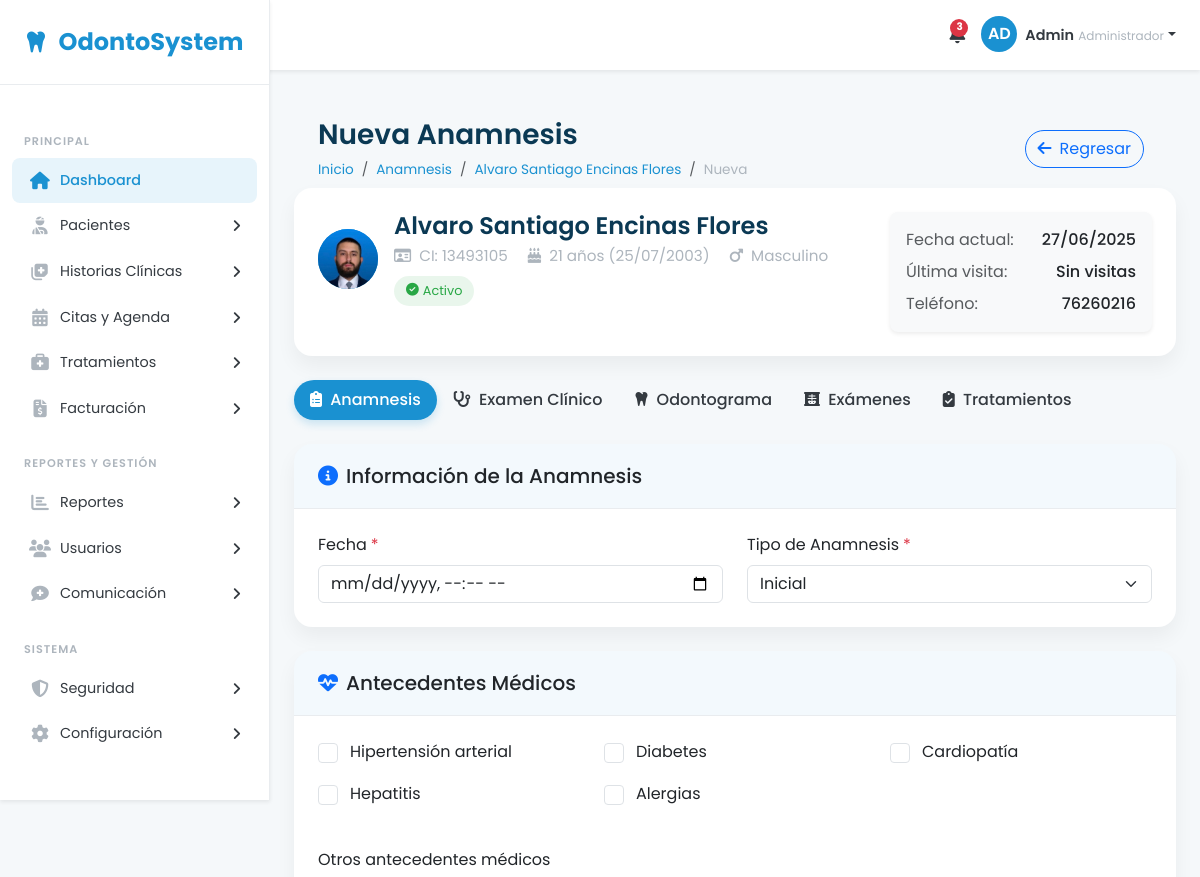
Page /historias-clinicas/anamnesis/paciente/2/nueva/ (signed in, upper part) on the earlier database version.
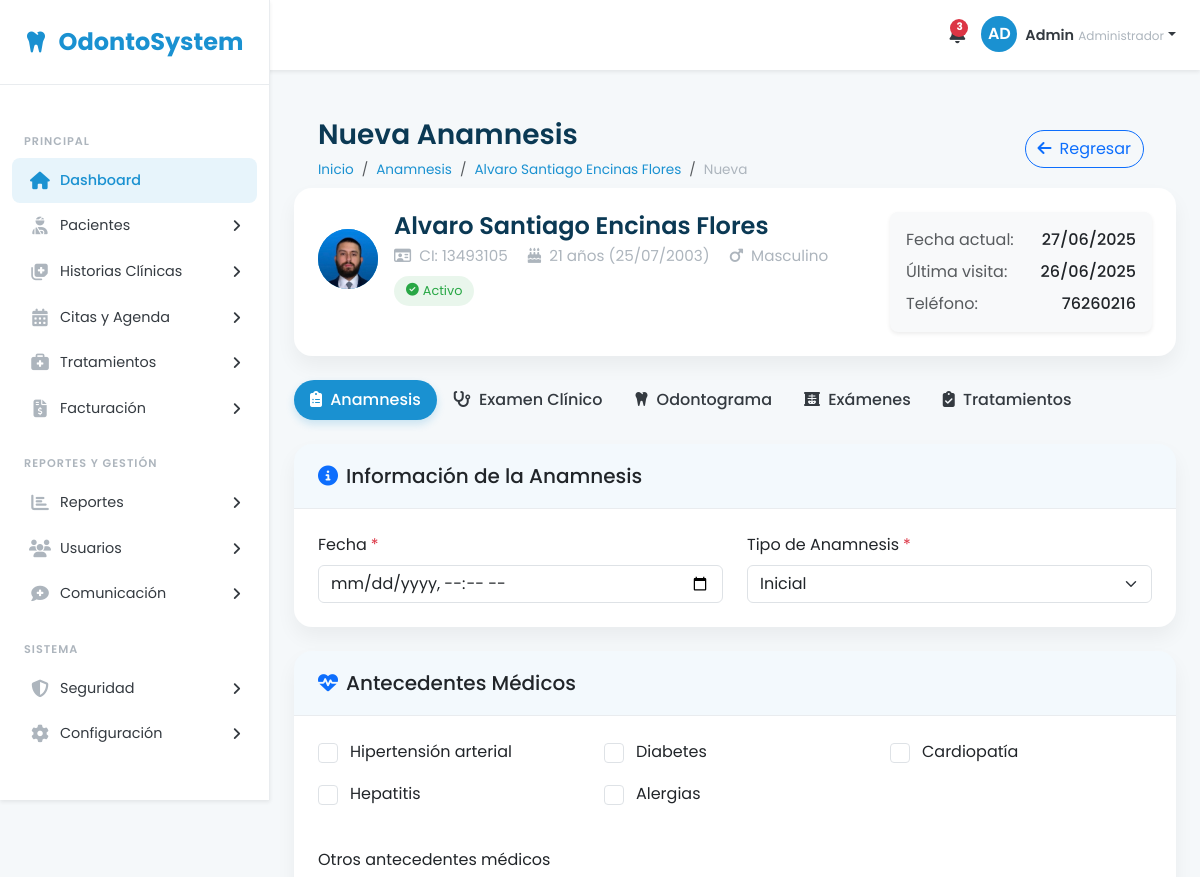
Same page on the later database version.
### apps/pacientes/models.py (models this page shows, shortened)
class Paciente(models.Model):
    GENERO_CHOICES = [
        ('masculino', 'Masculino'),
        ('femenino', 'Femenino'),
        ('otro', 'Otro'),
    ]
    ESTADO_CHOICES = [
        ('activo', 'Activo'),
        ('inactivo', 'Inactivo'),
        ('tratamiento', 'En Tratamiento'),
        ('moroso', 'Moroso'),
    ]
    PARENTESCO_CHOICES = [
        ('padre', 'Padre'),
        ('madre', 'Madre'),
        ('hermano', 'Hermano/a'),
        ('hijo', 'Hijo/a'),
        ('pareja', 'Cónyuge/Pareja'),
        ('amigo', 'Amigo/a'),
        ('otro', 'Otro'),
    ]
    GRUPO_SANGUINEO_CHOICES = [
        ('A+', 'A+'),
        ('A-', 'A-'),
        ('B+', 'B+'),
        ('B-', 'B-'),
        ('AB+', 'AB+'),
        ('AB-', 'AB-'),
        ('O+', 'O+'),
        ('O-', 'O-'),
        ('desconocido', 'Desconocido'),
    ]
    COMO_LOCALIZO_CHOICES = [
        ('referencia', 'Me envió alguien'),
        ('redes_sociales', 'Redes Sociales'),
        ('publicidad', 'Publicidad/Anuncios'),
        ('internet', 'Búsqueda en Internet'),
        ('pasaba_por_aqui', 'Pasaba por aquí'),
        ('recomendacion', 'Recomendación profesional'),
        ('otro', 'Otro'),
    ]
    nombres = models.CharField(max_length=100)
    apellidos = models.CharField(max_length=100)
    ci = models.CharField(max_length=20, unique=True, verbose_name="Cédula de Identidad")
    fecha_nacimiento = models.DateField()
    genero = models.CharField(max_length=20, choices=GENERO_CHOICES)
    foto = models.ImageField(upload_to=patient_photo_path, blank=True, null=True)
    telefono = models.CharField(max_length=20)
    email = models.EmailField(blank=True, null=True)
    direccion = models.TextField()
    ciudad = models.CharField(max_length=100)
    departamento = models.CharField(max_length=100)
    pais = models.CharField(max_length=100, default='Bolivia')
    emergencia_nombre = models.CharField(max_length=200)
    emergencia_telefono = models.CharField(max_length=20)
    emergencia_parentesco = models.CharField(max_length=20, choices=PARENTESCO_CHOICES)
    grupo_sanguineo = models.CharField(max_length=20, choices=GRUPO_SANGUINEO_CHOICES, blank=True, null=True)
    medicamentos = models.TextField(blank=True, null=True)
    alergias = models.TextField(blank=True, null=True)
    enfermedades_cronicas = models.TextField(blank=True, null=True)
    tiene_seguro = models.BooleanField(default=False)
    seguro_compania = models.CharField(max_length=100, blank=True, null=True)
    seguro_poliza = models.CharField(max_length=100, blank=True, null=True)
    seguro_cobertura = models.TextField(blank=True, null=True)
    observaciones = models.TextField(blank=True, null=True)
    ocupacion = models.CharField(max_length=100, blank=True, null=True, verbose_name="Ocupación")
    vacuna_covid = models.BooleanField(default=False, verbose_name="Vacuna contra COVID-19")
    como_localizo = models.CharField(
        max_length=50,
        choices=COMO_LOCALIZO_CHOICES,
        blank=True,
        null=True,
        verbose_name="¿Cómo nos localizó?"
    )
    como_localizo_detalle = models.CharField(
        max_length=200,
        blank=True,
        null=True,
        verbose_name="Detalles adicionales"
    )
    estado = models.CharField(max_length=20, choices=ESTADO_CHOICES, default='activo')
    fecha_registro = models.DateField(default=timezone.now)
    ultima_visita = models.DateField(blank=True, null=True)
    consentimiento_datos = models.BooleanField(default=False)
    creado_en = models.DateTimeField(auto_now_add=True)
    actualizado_en = models.DateTimeField(auto_now=True)
    class Meta:
        verbose_name = "Paciente"
        verbose_name_plural = "Pacientes"
        ordering = ['-fecha_registro']
    def get_edad(self):
        today = timezone.now().date()
        return today.year - self.fecha_nacimiento.year - (
            (today.month, today.day) < (self.fecha_nacimiento.month, self.fecha_nacimiento.day)
        )
    def get_nombre_completo(self):
        return f"{self.nombres} {self.apellidos}"

### apps/historias_clinicas/views.py (the view)
# urls.py: path('anamnesis/paciente/<int:paciente_id>/nueva/', views.nueva_anamnesis, name='nueva_anamnesis'),
@login_required
def nueva_anamnesis(request, paciente_id):
    paciente = get_object_or_404(Paciente, id=paciente_id)
    if request.method == 'POST':
        form = AnamnesisForm(request.POST)
        if form.is_valid():
            anamnesis = form.save(commit=False)
            anamnesis.paciente = paciente
            anamnesis.doctor = request.user
            anamnesis.save()
            paciente.ultima_visita = timezone.now().date()
            paciente.save()
            messages.success(request, 'Anamnesis registrada correctamente')
            return redirect('historias_clinicas:historial_anamnesis', paciente_id=paciente.id)
        else:
            messages.error(request, 'Por favor corrija los errores en el formulario')
    else:
        initial_data = {}
        form = AnamnesisForm(initial=initial_data)
    context = {
        'paciente': paciente,
        'form': form,
        'fecha_actual': timezone.now(),
        'es_nueva': True
    }
    return render(request, 'historias_clinicas/anamnesis.html', context)

### apps/historias_clinicas/templates/historias_clinicas/anamnesis.html (shortened to what the changed rows need)
{% extends 'base.html' %}
{% load widget_tweaks %}
{% block content %}
<div class="page-header d-flex justify-content-between align-items-center">
    <div>
        <h1 class="mb-2">{% if es_nueva %}Nueva Anamnesis{% else %}Editar Anamnesis{% endif %}</h1>
        <nav aria-label="breadcrumb">
            <ol class="breadcrumb">
                <li class="breadcrumb-item"><a href="{% url 'historias_clinicas:historial_anamnesis' paciente.id %}">{{ paciente.get_nombre_completo }}</a></li>
            </ol>
        </nav>
    </div>
</div>
<div class="history-header">
    <div class="row">
        <div class="col-md-8">
            <div class="patient-info">
                <div class="patient-avatar">
                    {% if paciente.foto %}
                        <img src="{{ paciente.foto.url }}" alt="{{ paciente.get_nombre_completo }}">
                    {% else %}
                        {{ paciente.get_iniciales }}
                    {% endif %}
                </div>
                <div>
                    <h2 class="patient-name">{{ paciente.get_nombre_completo }}</h2>
                    <div class="patient-details mb-2">
                        <span class="me-3"><i class="far fa-id-card me-1"></i> CI: {{ paciente.ci }}</span>
                        <span class="me-3"><i class="fas fa-birthday-cake me-1"></i> {{ paciente.get_edad }} años ({{ paciente.fecha_nacimiento|date:"d/m/Y" }})</span>
                        <span><i class="fas fa-{% if paciente.genero == 'masculino' %}mars{% elif paciente.genero == 'femenino' %}venus{% else %}genderless{% endif %} me-1"></i> {{ paciente.get_genero_display }}</span>
                    </div>
                    <div>
                        <span class="badge-status
                            {% if paciente.estado == 'activo' %}badge-active
                            {% elif paciente.estado == 'inactivo' %}badge-inactive
                            {% elif paciente.estado == 'tratamiento' %}badge-treatment
                            {% elif paciente.estado == 'moroso' %}badge-defaulter{% endif %}">
                            <i class="fas fa-{% if paciente.estado == 'activo' %}check-circle{% elif paciente.estado == 'inactivo' %}user-slash{% elif paciente.estado == 'tratamiento' %}procedures{% else %}exclamation-circle{% endif %} me-1"></i>
                            {{ paciente.get_estado_display }}
                        </span>
                    </div>
                </div>
            </div>
        </div>
        <div class="col-md-4">
            <div class="card h-100 border-0 bg-light">
                <div class="card-body">
                    <div class="d-flex justify-content-between mb-2">
                        <span class="text-muted">Última visita:</span>
                        <span class="fw-medium">{{ paciente.ultima_visita|date:"d/m/Y"|default:"Sin visitas" }}</span>
                    </div>
                    <div class="d-flex justify-content-between">
                        <span class="text-muted">Teléfono:</span>
                        <span class="fw-medium">{{ paciente.telefono }}</span>
                    </div>
                </div>
            </div>
        </div>
    </div>
</div>
{% endblock %}

Differences in the rows shown:
changed Paciente "Alvaro Santiago Encinas Flores": ultima_visita "Sin visitas" → "26/06/2025"
